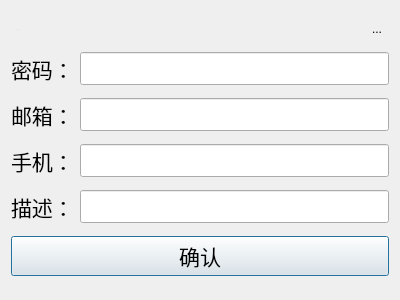
<?xml version="1.0" encoding="UTF-8"?>
<ui version="4.0">
 <class>adminInfo</class>
 <widget class="QDialog" name="adminInfo">
  <property name="geometry">
   <rect>
    <x>0</x>
    <y>0</y>
    <width>400</width>
    <height>300</height>
   </rect>
  </property>
  <property name="windowTitle">
   <string>Dialog</string>
  </property>
  <layout class="QVBoxLayout" name="verticalLayout">
   <item>
    <layout class="QHBoxLayout" name="horizontalLayout">
     <item>
      <widget class="QToolButton" name="toolButton">
       <property name="enabled">
        <bool>false</bool>
       </property>
       <property name="font">
        <font>
         <pointsize>3</pointsize>
        </font>
       </property>
       <property name="text">
        <string>...</string>
       </property>
       <property name="icon">
        <iconset resource="res.qrc">
         <normaloff>:/owl</normaloff>:/owl</iconset>
       </property>
       <property name="iconSize">
        <size>
         <width>40</width>
         <height>40</height>
        </size>
       </property>
       <property name="autoRaise">
        <bool>true</bool>
       </property>
      </widget>
     </item>
     <item>
      <spacer name="horizontalSpacer">
       <property name="orientation">
        <enum>Qt::Horizontal</enum>
       </property>
       <property name="sizeHint" stdset="0">
        <size>
         <width>40</width>
         <height>20</height>
        </size>
       </property>
      </spacer>
     </item>
     <item>
      <widget class="QToolButton" name="toolButton_2">
       <property name="text">
        <string>...</string>
       </property>
       <property name="icon">
        <iconset resource="res.qrc">
         <normaloff>:/close</normaloff>:/close</iconset>
       </property>
       <property name="iconSize">
        <size>
         <width>40</width>
         <height>40</height>
        </size>
       </property>
       <property name="autoRaise">
        <bool>true</bool>
       </property>
      </widget>
     </item>
    </layout>
   </item>
   <item>
    <layout class="QHBoxLayout" name="horizontalLayout_2">
     <item>
      <widget class="QLabel" name="label">
       <property name="font">
        <font>
         <pointsize>16</pointsize>
        </font>
       </property>
       <property name="text">
        <string>密码：</string>
       </property>
      </widget>
     </item>
     <item>
      <widget class="QLineEdit" name="pwdLineEdit">
       <property name="font">
        <font>
         <pointsize>16</pointsize>
        </font>
       </property>
      </widget>
     </item>
    </layout>
   </item>
   <item>
    <layout class="QHBoxLayout" name="horizontalLayout_3">
     <item>
      <widget class="QLabel" name="label_2">
       <property name="font">
        <font>
         <pointsize>16</pointsize>
        </font>
       </property>
       <property name="text">
        <string>邮箱：</string>
       </property>
      </widget>
     </item>
     <item>
      <widget class="QLineEdit" name="emailLineEdit">
       <property name="font">
        <font>
         <pointsize>16</pointsize>
        </font>
       </property>
      </widget>
     </item>
    </layout>
   </item>
   <item>
    <layout class="QHBoxLayout" name="horizontalLayout_4">
     <item>
      <widget class="QLabel" name="label_3">
       <property name="font">
        <font>
         <pointsize>16</pointsize>
        </font>
       </property>
       <property name="text">
        <string>手机：</string>
       </property>
      </widget>
     </item>
     <item>
      <widget class="QLineEdit" name="phoneLineEdit">
       <property name="font">
        <font>
         <pointsize>16</pointsize>
        </font>
       </property>
      </widget>
     </item>
    </layout>
   </item>
   <item>
    <layout class="QHBoxLayout" name="horizontalLayout_5">
     <item>
      <widget class="QLabel" name="label_4">
       <property name="font">
        <font>
         <pointsize>16</pointsize>
        </font>
       </property>
       <property name="text">
        <string>描述：</string>
       </property>
      </widget>
     </item>
     <item>
      <widget class="QLineEdit" name="descLineEdit">
       <property name="font">
        <font>
         <pointsize>16</pointsize>
        </font>
       </property>
      </widget>
     </item>
    </layout>
   </item>
   <item>
    <widget class="QPushButton" name="commitBtn">
     <property name="font">
      <font>
       <pointsize>16</pointsize>
      </font>
     </property>
     <property name="text">
      <string>确认</string>
     </property>
    </widget>
   </item>
  </layout>
 </widget>
 <resources>
  <include location="res.qrc"/>
 </resources>
 <connections/>
</ui>
